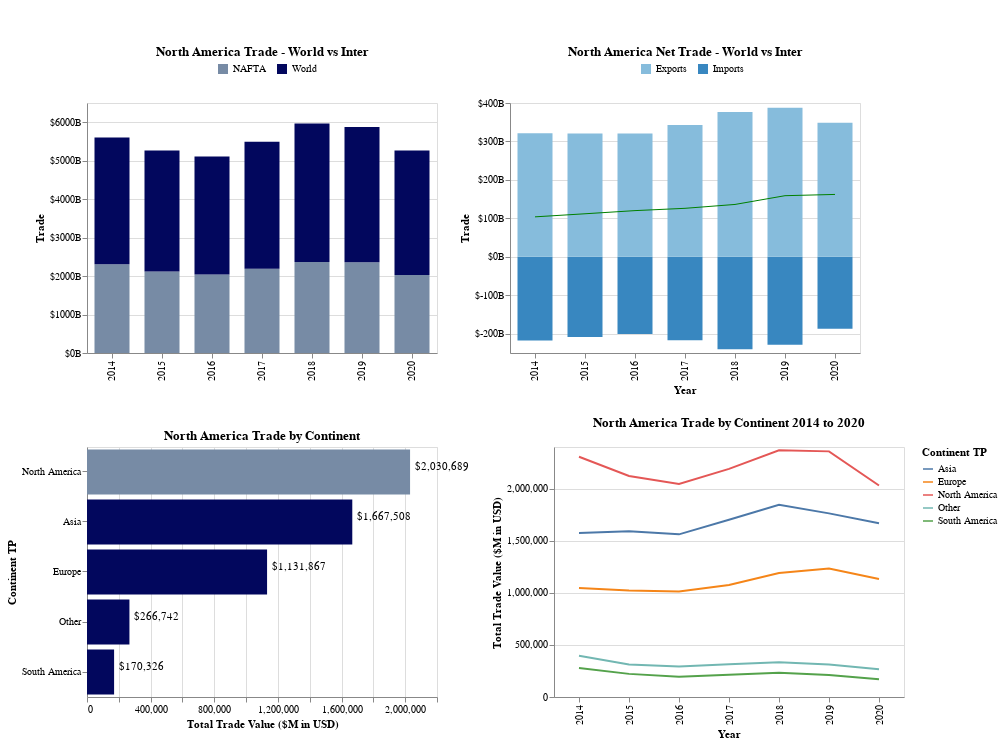

Write notebook code for a chart like this one.
### Code cell
my_altair.get_nafta_section_1_1()

### Figure 1 — Vega-Lite specification as saved in the notebook (floating-point values rounded to 4 significant figures)
{"config": {"view": {"continuousWidth": 400, "continuousHeight": 300}}, "vconcat": [{"data": {"name": "data-347f1284ea3247c0f55cb966abbdd2d8"}, "mark": {"type": "point", "opacity": 0.0}}, {"hconcat": [{"data": {"name": "data-77c683a3a3dafb85b23085cd9bd2db53"}, "mark": {"type": "bar", "size": 35}, "encoding": {"color": {"field": "Trade Group", "legend": {"direction": "horizontal", "legendX": 130, "legendY": -40, "orient": "none", "title": null, "titleAnchor": "middle"}, "scale": {"domain": ["NAFTA", "World"], "range": ["#778ba5", "#02075d"]}, "type": "nominal"}, "order": {"field": "Trade Group", "sort": "ascending", "type": "nominal"}, "tooltip": [{"field": "year", "type": "quantitative"}, {"field": "TotalTrade", "format": ".2f", "type": "quantitative"}, {"field": "NAFTA Total Trade %", "format": ".2f", "type": "quantitative"}], "x": {"axis": {"title": ""}, "field": "year", "type": "nominal"}, "y": {"axis": {"labelExpr": "\"$\" + datum.value / 1E3 + \"B\"", "title": "Trade"}, "field": "TotalTrade", "scale": {"domain": [0, 6500000]}, "type": "quantitative"}}, "height": 250, "title": "North America Trade - World vs Inter", "width": 350}, {"layer": [{"mark": {"type": "bar", "size": 35}, "encoding": {"color": {"field": "key", "legend": {"direction": "horizontal", "legendX": 130, "legendY": -40, "orient": "none", "title": null, "titleAnchor": "middle"}, "scale": {"scheme": "blues"}, "type": "nominal"}, "tooltip": [{"field": "Year", "type": "nominal"}, {"field": "value", "format": ".2f", "type": "quantitative"}, {"field": "key", "format": ".2f", "type": "nominal"}], "x": {"axis": {"title": "Year"}, "field": "Year", "type": "nominal"}, "y": {"axis": {"labelExpr": "\"$\" + datum.value / 1E3 + \"B\"", "title": "Trade"}, "field": "value", "type": "quantitative"}}, "height": 250, "selection": {"selector005": {"type": "single", "fields": ["Country"], "bind": {"input": "select", "options": ["Mexico", "United States", "Canada"], "name": "Country"}, "init": {"Country": "Mexico"}}, "selector006": {"type": "single", "fields": ["Trading Group"], "bind": {"input": "select", "options": ["NAFTA", "World"], "name": "Trading Group"}, "init": {"Trading Group": "NAFTA"}}}, "title": "North America Net Trade - World vs Inter", "transform": [{"fold": ["Imports", "Exports"]}], "width": 350}, {"mark": {"type": "line", "color": "green"}, "encoding": {"strokeWidth": {"value": 1}, "x": {"field": "Year", "type": "nominal"}, "y": {"field": "Net_Exports", "type": "quantitative"}}, "height": 250, "width": 350}], "data": {"name": "data-70c515b7c0a7260c3956e5dacfcc796c"}, "transform": [{"filter": {"selection": "selector005"}}, {"filter": {"selection": "selector006"}}]}], "resolve": {"scale": {"color": "independent"}}}, {"hconcat": [{"layer": [{"mark": {"type": "bar", "color": "#9CBAD5"}, "encoding": {"color": {"field": "Continent TP", "legend": null, "scale": {"domain": ["North America", "Asia", "Europe", "Other", "South America"], "range": ["#778ba5", "#02075d", "#02075d", "#02075d", "#02075d"]}, "type": "nominal"}, "tooltip": {"field": "Total Trade ($M)", "format": "$,.0f", "type": "quantitative"}, "x": {"axis": {"title": "Total Trade Value ($M in USD)"}, "field": "Total Trade ($M)", "type": "quantitative"}, "y": {"axis": {"title": "Continent TP"}, "field": "Continent TP", "sort": "-x", "type": "nominal"}}, "selection": {"Year": {"type": "single", "bind": {"input": "range", "max": 2020, "min": 2014, "step": 1}, "fields": ["year"], "init": {"year": 2020}}}}, {"mark": {"type": "text", "align": "left", "dx": 5, "dy": -5}, "encoding": {"text": {"field": "Total Trade ($M)", "format": "$,.0f", "type": "quantitative"}, "x": {"field": "Total Trade ($M)", "type": "quantitative"}, "y": {"axis": null, "field": "Continent TP", "sort": "-x", "type": "nominal"}}}], "height": 250, "resolve": {"scale": {"y": "independent"}}, "title": "North America Trade by Continent", "transform": [{"filter": {"selection": "Year"}}], "width": 350}, {"layer": [{"mark": "line", "encoding": {"color": {"field": "Continent TP", "type": "nominal"}, "tooltip": {"field": "Total Trade ($M)", "format": "$,.0f", "type": "quantitative"}, "x": {"axis": {"title": "Year"}, "field": "year", "type": "nominal"}, "y": {"axis": {"title": "Total Trade Value ($M in USD)"}, "field": "Total Trade ($M)", "type": "quantitative"}}, "height": 250, "title": "North America Trade by Continent 2014 to 2020", "width": 350}, {"mark": {"type": "circle", "color": "red", "opacity": 0.0, "size": 1000}, "encoding": {"tooltip": [{"field": "Continent TP", "type": "nominal"}, {"field": "Total Trade ($M)", "format": "$,.0f", "type": "quantitative"}, {"field": "year", "type": "nominal"}], "x": {"axis": {"title": ""}, "field": "year", "type": "nominal"}, "y": {"axis": {"title": ""}, "field": "Total Trade ($M)", "type": "quantitative"}}}], "height": 250, "title": "North America Trade by Continent 2014 to 2020", "width": 350}], "data": {"name": "data-d9ff08bb945f5806a1a79dcac9f01e34"}, "resolve": {"scale": {"color": "independent"}}}], "$schema": "https://vega.github.io/schema/vega-lite/v4.17.0.json", "datasets": {"data-347f1284ea3247c0f55cb966abbdd2d8": [{"a": "C", "b": 2}, {"a": "C", "b": 7}, {"a": "C", "b": 4}, {"a": "D", "b": 1}, {"a": "D", "b": 2}, {"a": "D", "b": 6}, {"a": "E", "b": 8}, {"a": "E", "b": 4}, {"a": "E", "b": 7}], "data-77c683a3a3dafb85b23085cd9bd2db53": [{"Top20group": "NAFTA", "year": 2014, "Trade Group": "NAFTA", "Imports": 1153000.0, "Exports": 1153000.0, "TotalTrade": 2306000.0, "NetTrade": 0.0, "TotalTop20Imports": 3192000.0, "TotalTop20Exports": 2412000.0, "TotalTop20Trade": 5604000.0, "TotalTop20NetTrade": -779700.0, "NAFTA_Imports_tradepct": 0.3613, "NAFTA_Exports_tradepct": 0.4781, "NAFTA_TotalTrade_tradepct": 0.4116, "NAFTA Imports %": 36.13, "NAFTA Exports %": 47.81, "NAFTA Total Trade %": 41.16}, {"Top20group": "NAFTA", "year": 2014, "Trade Group": "World", "Imports": 2039000.0, "Exports": 1259000.0, "TotalTrade": 3298000.0, "NetTrade": -779700.0, "TotalTop20Imports": 3192000.0, "TotalTop20Exports": 2412000.0, "TotalTop20Trade": 5604000.0, "TotalTop20NetTrade": -779700.0, "NAFTA_Imports_tradepct": 0.6387, "NAFTA_Exports_tradepct": 0.5219, "NAFTA_TotalTrade_tradepct": 0.5884, "NAFTA Imports %": 63.87, "NAFTA Exports %": 52.19, "NAFTA Total Trade %": 58.84}, {"Top20group": "NAFTA", "year": 2015, "Trade Group": "NAFTA", "Imports": 1061000.0, "Exports": 1061000.0, "TotalTrade": 2122000.0, "NetTrade": 0.0, "TotalTop20Imports": 3042000.0, "TotalTop20Exports": 2226000.0, "TotalTop20Trade": 5268000.0, "TotalTop20NetTrade": -816700.0, "NAFTA_Imports_tradepct": 0.3487, "NAFTA_Exports_tradepct": 0.4766, "NAFTA_TotalTrade_tradepct": 0.4027, "NAFTA Imports %": 34.87, "NAFTA Exports %": 47.66, "NAFTA Total Trade %": 40.27}, {"Top20group": "NAFTA", "year": 2015, "Trade Group": "World", "Imports": 1982000.0, "Exports": 1165000.0, "TotalTrade": 3146000.0, "NetTrade": -816700.0, "TotalTop20Imports": 3042000.0, "TotalTop20Exports": 2226000.0, "TotalTop20Trade": 5268000.0, "TotalTop20NetTrade": -816700.0, "NAFTA_Imports_tradepct": 0.6513, "NAFTA_Exports_tradepct": 0.5234, "NAFTA_TotalTrade_tradepct": 0.5973, "NAFTA Imports %": 65.13, "NAFTA Exports %": 52.34, "NAFTA Total Trade %": 59.73}, {"Top20group": "NAFTA", "year": 2016, "Trade Group": "NAFTA", "Imports": 1022000.0, "Exports": 1022000.0, "TotalTrade": 2044000.0, "NetTrade": 0.0, "TotalTop20Imports": 2967000.0, "TotalTop20Exports": 2139000.0, "TotalTop20Trade": 5106000.0, "TotalTop20NetTrade": -828000.0, "NAFTA_Imports_tradepct": 0.3444, "NAFTA_Exports_tradepct": 0.4778, "NAFTA_TotalTrade_tradepct": 0.4003, "NAFTA Imports %": 34.44, "NAFTA Exports %": 47.78, "NAFTA Total Trade %": 40.03}, {"Top20group": "NAFTA", "year": 2016, "Trade Group": "World", "Imports": 1945000.0, "Exports": 1117000.0, "TotalTrade": 3062000.0, "NetTrade": -828000.0, "TotalTop20Imports": 2967000.0, "TotalTop20Exports": 2139000.0, "TotalTop20Trade": 5106000.0, "TotalTop20NetTrade": -828000.0, "NAFTA_Imports_tradepct": 0.6556, "NAFTA_Exports_tradepct": 0.5222, "NAFTA_TotalTrade_tradepct": 0.5997, "NAFTA Imports %": 65.56, "NAFTA Exports %": 52.22, "NAFTA Total Trade %": 59.97}, {"Top20group": "NAFTA", "year": 2017, "Trade Group": "NAFTA", "Imports": 1095000.0, "Exports": 1095000.0, "TotalTrade": 2190000.0, "NetTrade": 0.0, "TotalTop20Imports": 3181000.0, "TotalTop20Exports": 2313000.0, "TotalTop20Trade": 5494000.0, "TotalTop20NetTrade": -868500.0, "NAFTA_Imports_tradepct": 0.3442, "NAFTA_Exports_tradepct": 0.4735, "NAFTA_TotalTrade_tradepct": 0.3986, "NAFTA Imports %": 34.42, "NAFTA Exports %": 47.35, "NAFTA Total Trade %": 39.86}, {"Top20group": "NAFTA", "year": 2017, "Trade Group": "World", "Imports": 2086000.0, "Exports": 1218000.0, "TotalTrade": 3304000.0, "NetTrade": -868500.0, "TotalTop20Imports": 3181000.0, "TotalTop20Exports": 2313000.0, "TotalTop20Trade": 5494000.0, "TotalTop20NetTrade": -868500.0, "NAFTA_Imports_tradepct": 0.6558, "NAFTA_Exports_tradepct": 0.5265, "NAFTA_TotalTrade_tradepct": 0.6014, "NAFTA Imports %": 65.58, "NAFTA Exports %": 52.65, "NAFTA Total Trade %": 60.14}, {"Top20group": "NAFTA", "year": 2018, "Trade Group": "NAFTA", "Imports": 1184000.0, "Exports": 1184000.0, "TotalTrade": 2369000.0, "NetTrade": 0.0, "TotalTop20Imports": 3450000.0, "TotalTop20Exports": 2519000.0, "TotalTop20Trade": 5969000.0, "TotalTop20NetTrade": -931000.0, "NAFTA_Imports_tradepct": 0.3433, "NAFTA_Exports_tradepct": 0.4702, "NAFTA_TotalTrade_tradepct": 0.3968, "NAFTA Imports %": 34.33, "NAFTA Exports %": 47.02, "NAFTA Total Trade %": 39.68}, {"Top20group": "NAFTA", "year": 2018, "Trade Group": "World", "Imports": 2266000.0, "Exports": 1334000.0, "TotalTrade": 3600000.0, "NetTrade": -931000.0, "TotalTop20Imports": 3450000.0, "TotalTop20Exports": 2519000.0, "TotalTop20Trade": 5969000.0, "TotalTop20NetTrade": -931000.0, "NAFTA_Imports_tradepct": 0.6567, "NAFTA_Exports_tradepct": 0.5298, "NAFTA_TotalTrade_tradepct": 0.6032, "NAFTA Imports %": 65.67, "NAFTA Exports %": 52.98, "NAFTA Total Trade %": 60.32}, {"Top20group": "NAFTA", "year": 2019, "Trade Group": "NAFTA", "Imports": 1179000.0, "Exports": 1179000.0, "TotalTrade": 2358000.0, "NetTrade": 0.0, "TotalTop20Imports": 3381000.0, "TotalTop20Exports": 2495000.0, "TotalTop20Trade": 5877000.0, "TotalTop20NetTrade": -886100.0, "NAFTA_Imports_tradepct": 0.3487, "NAFTA_Exports_tradepct": 0.4725, "NAFTA_TotalTrade_tradepct": 0.4012, "NAFTA Imports %": 34.87, "NAFTA Exports %": 47.25, "NAFTA Total Trade %": 40.12}, {"Top20group": "NAFTA", "year": 2019, "Trade Group": "World", "Imports": 2202000.0, "Exports": 1316000.0, "TotalTrade": 3519000.0, "NetTrade": -886100.0, "TotalTop20Imports": 3381000.0, "TotalTop20Exports": 2495000.0, "TotalTop20Trade": 5877000.0, "TotalTop20NetTrade": -886100.0, "NAFTA_Imports_tradepct": 0.6513, "NAFTA_Exports_tradepct": 0.5275, "NAFTA_TotalTrade_tradepct": 0.5988, "NAFTA Imports %": 65.13, "NAFTA Exports %": 52.75, "NAFTA Total Trade %": 59.88}, {"Top20group": "NAFTA", "year": 2020, "Trade Group": "NAFTA", "Imports": 1015000.0, "Exports": 1015000.0, "TotalTrade": 2031000.0, "NetTrade": 0.0, "TotalTop20Imports": 3089000.0, "TotalTop20Exports": 2178000.0, "TotalTop20Trade": 5267000.0, "TotalTop20NetTrade": -910700.0, "NAFTA_Imports_tradepct": 0.3287, "NAFTA_Exports_tradepct": 0.4661, "NAFTA_TotalTrade_tradepct": 0.3855, "NAFTA Imports %": 32.87, "NAFTA Exports %": 46.61, "NAFTA Total Trade %": 38.55}, {"Top20group": "NAFTA", "year": 2020, "Trade Group": "World", "Imports": 2074000.0, "Exports": 1163000.0, "TotalTrade": 3236000.0, "NetTrade": -910700.0, "TotalTop20Imports": 3089000.0, "TotalTop20Exports": 2178000.0, "TotalTop20Trade": 5267000.0, "TotalTop20NetTrade": -910700.0, "NAFTA_Imports_tradepct": 0.6713, "NAFTA_Exports_tradepct": 0.5339, "NAFTA_TotalTrade_tradepct": 0.6145, "NAFTA Imports %": 67.13, "NAFTA Exports %": 53.39, "NAFTA Total Trade %": 61.45}], "data-70c515b7c0a7260c3956e5dacfcc796c": [{"Country": "Canada", "Year": 2014, "Trading Group": "NAFTA", "Imports": -293700.0, "Exports": 358400.0, "Net_Exports": 64780.0}, {"Country": "Canada", "Year": 2014, "Trading Group": "World", "Imports": -535500.0, "Exports": 509000.0, "Net_Exports": -26460.0}, {"Country": "Canada", "Year": 2015, "Trading Group": "NAFTA", "Imports": -262400.0, "Exports": 305700.0, "Net_Exports": 43380.0}, {"Country": "Canada", "Year": 2015, "Trading Group": "World", "Imports": -479100.0, "Exports": 423700.0, "Net_Exports": -55400.0}, {"Country": "Canada", "Year": 2016, "Trading Group": "NAFTA", "Imports": -249300.0, "Exports": 288300.0, "Net_Exports": 38980.0}, {"Country": "Canada", "Year": 2016, "Trading Group": "World", "Imports": -461700.0, "Exports": 401600.0, "Net_Exports": -60130.0}, {"Country": "Canada", "Year": 2017, "Trading Group": "NAFTA", "Imports": -264400.0, "Exports": 310400.0, "Net_Exports": 46000.0}, {"Country": "Canada", "Year": 2017, "Trading Group": "World", "Imports": -496100.0, "Exports": 440200.0, "Net_Exports": -55820.0}, {"Country": "Canada", "Year": 2018, "Trading Group": "NAFTA", "Imports": -279100.0, "Exports": 329900.0, "Net_Exports": 50840.0}, {"Country": "Canada", "Year": 2018, "Trading Group": "World", "Imports": -529200.0, "Exports": 474500.0, "Net_Exports": -54680.0}, {"Country": "Canada", "Year": 2019, "Trading Group": "NAFTA", "Imports": -272600.0, "Exports": 330200.0, "Net_Exports": 57520.0}, {"Country": "Canada", "Year": 2019, "Trading Group": "World", "Imports": -524700.0, "Exports": 479200.0, "Net_Exports": -45490.0}, {"Country": "Canada", "Year": 2020, "Trading Group": "NAFTA", "Imports": -232900.0, "Exports": 279200.0, "Net_Exports": 46290.0}, {"Country": "Canada", "Year": 2020, "Trading Group": "World", "Imports": -467700.0, "Exports": 411100.0, "Net_Exports": -56540.0}, {"Country": "Mexico", "Year": 2014, "Trading Group": "NAFTA", "Imports": -217600.0, "Exports": 321600.0, "Net_Exports": 104000.0}, {"Country": "Mexico", "Year": 2014, "Trading Group": "World", "Imports": -458700.0, "Exports": 436700.0, "Net_Exports": -22000.0}, {"Country": "Mexico", "Year": 2015, "Trading Group": "NAFTA", "Imports": -208600.0, "Exports": 320600.0, "Net_Exports": 112000.0}, {"Country": "Mexico", "Year": 2015, "Trading Group": "World", "Imports": -454800.0, "Exports": 422200.0, "Net_Exports": -32610.0}, {"Country": "Mexico", "Year": 2016, "Trading Group": "NAFTA", "Imports": -200500.0, "Exports": 320700.0, "Net_Exports": 120200.0}, {"Country": "Mexico", "Year": 2016, "Trading Group": "World", "Imports": -444800.0, "Exports": 421500.0, "Net_Exports": -23280.0}, {"Country": "Mexico", "Year": 2017, "Trading Group": "NAFTA", "Imports": -216600.0, "Exports": 342800.0, "Net_Exports": 126200.0}, {"Country": "Mexico", "Year": 2017, "Trading Group": "World", "Imports": -485800.0, "Exports": 459500.0, "Net_Exports": -26320.0}, {"Country": "Mexico", "Year": 2018, "Trading Group": "NAFTA", "Imports": -240200.0, "Exports": 376500.0, "Net_Exports": 136300.0}, {"Country": "Mexico", "Year": 2018, "Trading Group": "World", "Imports": -534700.0, "Exports": 508400.0, "Net_Exports": -26360.0}, {"Country": "Mexico", "Year": 2019, "Trading Group": "NAFTA", "Imports": -228500.0, "Exports": 387500.0, "Net_Exports": 159000.0}, {"Country": "Mexico", "Year": 2019, "Trading Group": "World", "Imports": -523200.0, "Exports": 516800.0, "Net_Exports": -6368.0}, {"Country": "Mexico", "Year": 2020, "Trading Group": "NAFTA", "Imports": -186700.0, "Exports": 349000.0, "Net_Exports": 162300.0}, {"Country": "Mexico", "Year": 2020, "Trading Group": "World", "Imports": -438000.0, "Exports": 463700.0, "Net_Exports": 25700.0}, {"Country": "United States", "Year": 2014, "Trading Group": "NAFTA", "Imports": -641900.0, "Exports": 473100.0, "Net_Exports": -168800.0}, {"Country": "United States", "Year": 2014, "Trading Group": "World", "Imports": -2718000.0, "Exports": 1805000.0, "Net_Exports": -913600.0}, {"Country": "United States", "Year": 2015, "Trading Group": "NAFTA", "Imports": -589900.0, "Exports": 434500.0, "Net_Exports": -155400.0}, {"Country": "United States", "Year": 2015, "Trading Group": "World", "Imports": -2564000.0, "Exports": 1636000.0, "Net_Exports": -928000.0}, {"Country": "United States", "Year": 2016, "Trading Group": "NAFTA", "Imports": -572200.0, "Exports": 413100.0, "Net_Exports": -159200.0}, {"Country": "United States", "Year": 2016, "Trading Group": "World", "Imports": -2508000.0, "Exports": 1571000.0, "Net_Exports": -936900.0}, {"Country": "United States", "Year": 2017, "Trading Group": "NAFTA", "Imports": -614000.0, "Exports": 441800.0, "Net_Exports": -172200.0}, {"Country": "United States", "Year": 2017, "Trading Group": "World", "Imports": -2677000.0, "Exports": 1688000.0, "Net_Exports": -989600.0}, {"Country": "United States", "Year": 2018, "Trading Group": "NAFTA", "Imports": -665000.0, "Exports": 477900.0, "Net_Exports": -187100.0}, {"Country": "United States", "Year": 2018, "Trading Group": "World", "Imports": -2919000.0, "Exports": 1840000.0, "Net_Exports": -1079000.0}, {"Country": "United States", "Year": 2019, "Trading Group": "NAFTA", "Imports": -677900.0, "Exports": 461400.0, "Net_Exports": -216500.0}, {"Country": "United States", "Year": 2019, "Trading Group": "World", "Imports": -2891000.0, "Exports": 1813000.0, "Net_Exports": -1078000.0}, {"Country": "United States", "Year": 2020, "Trading Group": "NAFTA", "Imports": -595800.0, "Exports": 387200.0, "Net_Exports": -208600.0}, {"Country": "United States", "Year": 2020, "Trading Group": "World", "Imports": -2688000.0, "Exports": 1581000.0, "Net_Exports": -1107000.0}], "data-d9ff08bb945f5806a1a79dcac9f01e34": [{"Level": "Trade Group", "group": "NAFTA", "Continent TP": "Asia", "year": 2014, "Total Trade ($M)": 1574000.0, "Exports ($M)": 490200.0, "Imports ($M)": 1084000.0, "Net Exports ($M)": -594000.0, "Continent Trade Rank": 2.0}, {"Level": "Trade Group", "group": "NAFTA", "Continent TP": "Asia", "year": 2015, "Total Trade ($M)": 1591000.0, "Exports ($M)": 467700.0, "Imports ($M)": 1123000.0, "Net Exports ($M)": -655600.0, "Continent Trade Rank": 2.0}, {"Level": "Trade Group", "group": "NAFTA", "Continent TP": "Asia", "year": 2016, "Total Trade ($M)": 1561000.0, "Exports ($M)": 448700.0, "Imports ($M)": 1113000.0, "Net Exports ($M)": -664100.0, "Continent Trade Rank": 2.0}, {"Level": "Trade Group", "group": "NAFTA", "Continent TP": "Asia", "year": 2017, "Total Trade ($M)": 1701000.0, "Exports ($M)": 508800.0, "Imports ($M)": 1193000.0, "Net Exports ($M)": -683900.0, "Continent Trade Rank": 2.0}, {"Level": "Trade Group", "group": "NAFTA", "Continent TP": "Asia", "year": 2018, "Total Trade ($M)": 1844000.0, "Exports ($M)": 568100.0, "Imports ($M)": 1276000.0, "Net Exports ($M)": -708100.0, "Continent Trade Rank": 2.0}, {"Level": "Trade Group", "group": "NAFTA", "Continent TP": "Asia", "year": 2019, "Total Trade ($M)": 1763000.0, "Exports ($M)": 542700.0, "Imports ($M)": 1220000.0, "Net Exports ($M)": -677500.0, "Continent Trade Rank": 2.0}, {"Level": "Trade Group", "group": "NAFTA", "Continent TP": "Asia", "year": 2020, "Total Trade ($M)": 1668000.0, "Exports ($M)": 491700.0, "Imports ($M)": 1176000.0, "Net Exports ($M)": -684000.0, "Continent Trade Rank": 2.0}, {"Level": "Trade Group", "group": "NAFTA", "Continent TP": "Europe", "year": 2014, "Total Trade ($M)": 1047000.0, "Exports ($M)": 420500.0, "Imports ($M)": 626900.0, "Net Exports ($M)": -206300.0, "Continent Trade Rank": 3.0}, {"Level": "Trade Group", "group": "NAFTA", "Continent TP": "Europe", "year": 2015, "Total Trade ($M)": 1022000.0, "Exports ($M)": 397400.0, "Imports ($M)": 624400.0, "Net Exports ($M)": -227000.0, "Continent Trade Rank": 3.0}, {"Level": "Trade Group", "group": "NAFTA", "Continent TP": "Europe", "year": 2016, "Total Trade ($M)": 1013000.0, "Exports ($M)": 401400.0, "Imports ($M)": 611500.0, "Net Exports ($M)": -210100.0, "Continent Trade Rank": 3.0}, {"Level": "Trade Group", "group": "NAFTA", "Continent TP": "Europe", "year": 2017, "Total Trade ($M)": 1075000.0, "Exports ($M)": 428000.0, "Imports ($M)": 647100.0, "Net Exports ($M)": -219100.0, "Continent Trade Rank": 3.0}, {"Level": "Trade Group", "group": "NAFTA", "Continent TP": "Europe", "year": 2018, "Total Trade ($M)": 1190000.0, "Exports ($M)": 465700.0, "Imports ($M)": 724300.0, "Net Exports ($M)": -258600.0, "Continent Trade Rank": 3.0}, {"Level": "Trade Group", "group": "NAFTA", "Continent TP": "Europe", "year": 2019, "Total Trade ($M)": 1234000.0, "Exports ($M)": 481500.0, "Imports ($M)": 752800.0, "Net Exports ($M)": -271200.0, "Continent Trade Rank": 3.0}, {"Level": "Trade Group", "group": "NAFTA", "Continent TP": "Europe", "year": 2020, "Total Trade ($M)": 1132000.0, "Exports ($M)": 429600.0, "Imports ($M)": 702300.0, "Net Exports ($M)": -272700.0, "Continent Trade Rank": 3.0}, {"Level": "Trade Group", "group": "NAFTA", "Continent TP": "North America", "year": 2014, "Total Trade ($M)": 2306000.0, "Exports ($M)": 1153000.0, "Imports ($M)": 1153000.0, "Net Exports ($M)": 0.0, "Continent Trade Rank": 1.0}, {"Level": "Trade Group", "group": "NAFTA", "Continent TP": "North America", "year": 2015, "Total Trade ($M)": 2122000.0, "Exports ($M)": 1061000.0, "Imports ($M)": 1061000.0, "Net Exports ($M)": 0.0, "Continent Trade Rank": 1.0}, {"Level": "Trade Group", "group": "NAFTA", "Continent TP": "North America", "year": 2016, "Total Trade ($M)": 2044000.0, "Exports ($M)": 1022000.0, "Imports ($M)": 1022000.0, "Net Exports ($M)": 0.0, "Continent Trade Rank": 1.0}, {"Level": "Trade Group", "group": "NAFTA", "Continent TP": "North America", "year": 2017, "Total Trade ($M)": 2190000.0, "Exports ($M)": 1095000.0, "Imports ($M)": 1095000.0, "Net Exports ($M)": 0.0, "Continent Trade Rank": 1.0}, {"Level": "Trade Group", "group": "NAFTA", "Continent TP": "North America", "year": 2018, "Total Trade ($M)": 2369000.0, "Exports ($M)": 1184000.0, "Imports ($M)": 1184000.0, "Net Exports ($M)": 0.0, "Continent Trade Rank": 1.0}, {"Level": "Trade Group", "group": "NAFTA", "Continent TP": "North America", "year": 2019, "Total Trade ($M)": 2358000.0, "Exports ($M)": 1179000.0, "Imports ($M)": 1179000.0, "Net Exports ($M)": 0.0, "Continent Trade Rank": 1.0}, {"Level": "Trade Group", "group": "NAFTA", "Continent TP": "North America", "year": 2020, "Total Trade ($M)": 2031000.0, "Exports ($M)": 1015000.0, "Imports ($M)": 1015000.0, "Net Exports ($M)": 0.0, "Continent Trade Rank": 1.0}, {"Level": "Trade Group", "group": "NAFTA", "Continent TP": "Other", "year": 2014, "Total Trade ($M)": 396600.0, "Exports ($M)": 204000.0, "Imports ($M)": 192600.0, "Net Exports ($M)": 11360.0, "Continent Trade Rank": 4.0}, {"Level": "Trade Group", "group": "NAFTA", "Continent TP": "Other", "year": 2015, "Total Trade ($M)": 311500.0, "Exports ($M)": 183000.0, "Imports ($M)": 128500.0, "Net Exports ($M)": 54500.0, "Continent Trade Rank": 4.0}, {"Level": "Trade Group", "group": "NAFTA", "Continent TP": "Other", "year": 2016, "Total Trade ($M)": 292400.0, "Exports ($M)": 169300.0, "Imports ($M)": 123100.0, "Net Exports ($M)": 46150.0, "Continent Trade Rank": 4.0}, {"Level": "Trade Group", "group": "NAFTA", "Continent TP": "Other", "year": 2017, "Total Trade ($M)": 314900.0, "Exports ($M)": 176100.0, "Imports ($M)": 138800.0, "Net Exports ($M)": 37270.0, "Continent Trade Rank": 4.0}, {"Level": "Trade Group", "group": "NAFTA", "Continent TP": "Other", "year": 2018, "Total Trade ($M)": 333500.0, "Exports ($M)": 182000.0, "Imports ($M)": 151600.0, "Net Exports ($M)": 30390.0, "Continent Trade Rank": 4.0}, {"Level": "Trade Group", "group": "NAFTA", "Continent TP": "Other", "year": 2019, "Total Trade ($M)": 311200.0, "Exports ($M)": 181700.0, "Imports ($M)": 129500.0, "Net Exports ($M)": 52180.0, "Continent Trade Rank": 4.0}, {"Level": "Trade Group", "group": "NAFTA", "Continent TP": "Other", "year": 2020, "Total Trade ($M)": 266700.0, "Exports ($M)": 154100.0, "Imports ($M)": 112700.0, "Net Exports ($M)": 41360.0, "Continent Trade Rank": 4.0}, {"Level": "Trade Group", "group": "NAFTA", "Continent TP": "South America", "year": 2014, "Total Trade ($M)": 279300.0, "Exports ($M)": 144300.0, "Imports ($M)": 135100.0, "Net Exports ($M)": 9190.0, "Continent Trade Rank": 5.0}, {"Level": "Trade Group", "group": "NAFTA", "Continent TP": "South America", "year": 2015, "Total Trade ($M)": 222000.0, "Exports ($M)": 116600.0, "Imports ($M)": 105400.0, "Net Exports ($M)": 11290.0, "Continent Trade Rank": 5.0}, {"Level": "Trade Group", "group": "NAFTA", "Continent TP": "South America", "year": 2016, "Total Trade ($M)": 195600.0, "Exports ($M)": 97820.0, "Imports ($M)": 97760.0, "Net Exports ($M)": 61.4, "Continent Trade Rank": 5.0}, {"Level": "Trade Group", "group": "NAFTA", "Continent TP": "South America", "year": 2017, "Total Trade ($M)": 212600.0, "Exports ($M)": 104900.0, "Imports ($M)": 107700.0, "Net Exports ($M)": -2721.0, "Continent Trade Rank": 5.0}, {"Level": "Trade Group", "group": "NAFTA", "Continent TP": "South America", "year": 2018, "Total Trade ($M)": 232200.0, "Exports ($M)": 118700.0, "Imports ($M)": 113400.0, "Net Exports ($M)": 5307.0, "Continent Trade Rank": 5.0}, {"Level": "Trade Group", "group": "NAFTA", "Continent TP": "South America", "year": 2019, "Total Trade ($M)": 210300.0, "Exports ($M)": 110400.0, "Imports ($M)": 99900.0, "Net Exports ($M)": 10530.0, "Continent Trade Rank": 5.0}, {"Level": "Trade Group", "group": "NAFTA", "Continent TP": "South America", "year": 2020, "Total Trade ($M)": 170300.0, "Exports ($M)": 87480.0, "Imports ($M)": 82840.0, "Net Exports ($M)": 4643.0, "Continent Trade Rank": 5.0}]}}
